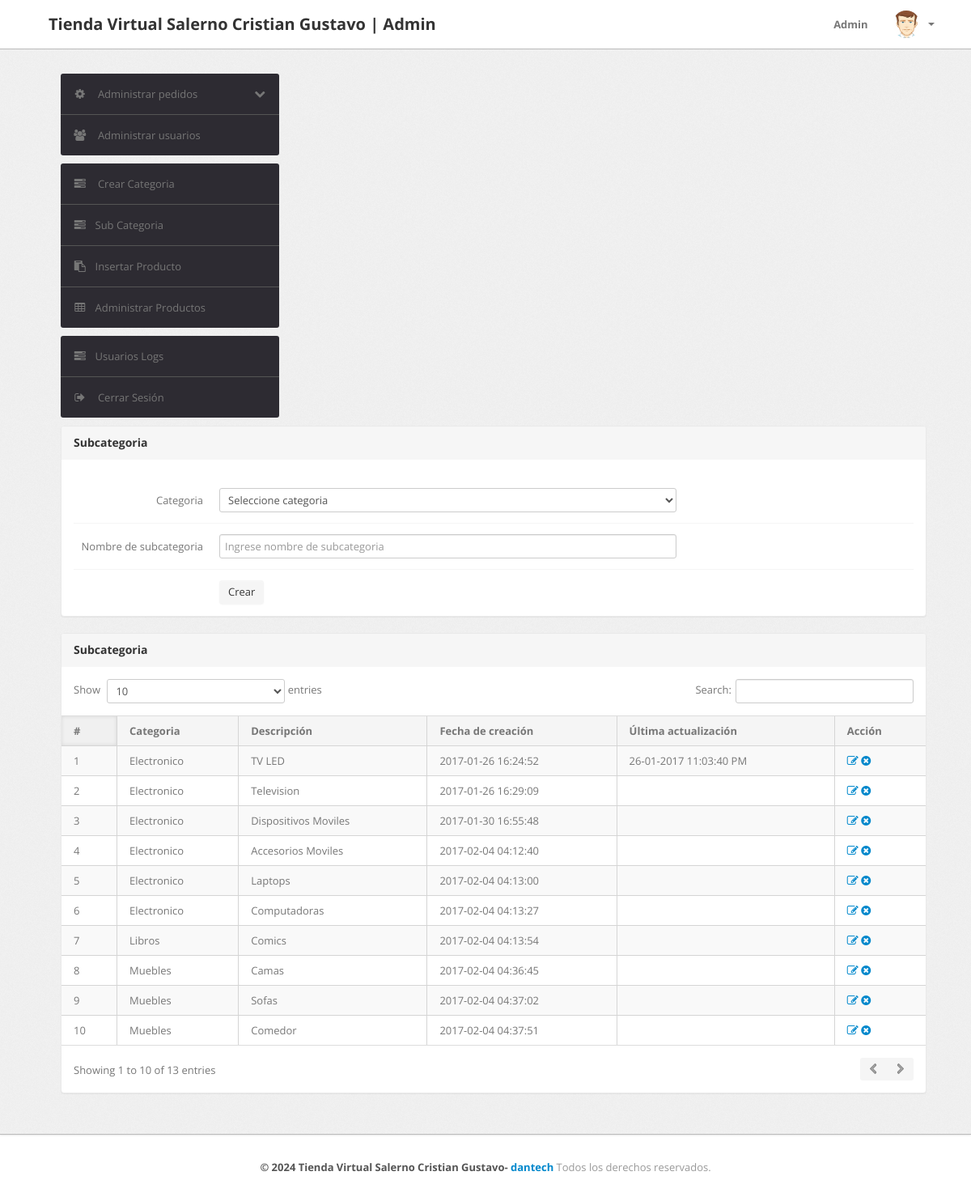
Page /admin/subcategory.php (signed in) on the committed database.
### tables this page shows
CREATE TABLE `subcategory` (
  `id` int(11) NOT NULL,
  `categoryid` int(11) DEFAULT NULL,
  `subcategory` varchar(255) DEFAULT NULL,
  `creationDate` timestamp NULL DEFAULT current_timestamp(),
  `updationDate` varchar(255) DEFAULT NULL
);

CREATE TABLE `category` (
  `id` int(11) NOT NULL,
  `categoryName` varchar(255) DEFAULT NULL,
  `categoryDescription` longtext DEFAULT NULL,
  `creationDate` timestamp NOT NULL DEFAULT current_timestamp(),
  `updationDate` varchar(255) DEFAULT NULL
);

### admin/subcategory.php (the view, shortened to what this page needs)
<?php
include('include/config.php');
if (strlen($_SESSION['alogin']) == 0) {
	header('location:index.php');
} else {
	?>
	<!DOCTYPE html>
	<html lang="es">
	<head>
		<link type="text/css" href="bootstrap/css/bootstrap.min.css" rel="stylesheet">
		<link type="text/css" href="bootstrap/css/bootstrap-responsive.min.css" rel="stylesheet">
		<link type="text/css" href="css/theme.css" rel="stylesheet">
		<link type="text/css" href="images/icons/css/font-awesome.css" rel="stylesheet">
	</head>
	<body>
		<?php include('include/header.php'); ?>
		<div class="wrapper">
			<div class="container">
				<div class="row">
					<?php include('include/sidebar.php'); ?>
					<div class="span11">
						<div class="content">
							<div class="module">
								<div class="module-head">
									<h3>Subcategoria</h3>
								</div>
								<div class="module-body">
									<br />
									<form class="form-horizontal row-fluid" name="subcategory" method="post">
										<div class="control-group">
											<label class="control-label" for="basicinput">Categoria</label>
											<div class="controls">
												<select name="category" class="span8 tip" required>
													<option value="">Seleccione categoria</option>
												</select>
											</div>
										</div>
										<div class="control-group">
											<label class="control-label" for="basicinput">Nombre de subcategoria</label>
											<div class="controls">
												<input type="text" placeholder="Ingrese nombre de subcategoria"
													name="subcategory" class="span8 tip" required>
											</div>
										</div>
										<div class="control-group">
											<div class="controls">
												<button type="submit" name="submit" class="btn">Crear</button>
											</div>
										</div>
									</form>
								</div>
							</div>
							<div class="module">
								<div class="module-head">
									<h3>Subcategoria</h3>
								</div>
								<div class="module-body table">
									<table cellpadding="0" cellspacing="0" border="0"
										class="datatable-1 table table-bordered table-striped	 display" width="100%">
										<thead>
											<tr>
												<th>#</th>
												<th>Categoria</th>
												<th>Descripción</th>
												<th>Fecha de creación</th>
												<th>Última actualización</th>
												<th>Acción</th>
											</tr>
										</thead>
										<tbody>
											<?php $query = mysqli_query($con, "select subcategory.id,category.categoryName,subcategory.subcategory,subcategory.creationDate,subcategory.updationDate from subcategory join category on category.id=subcategory.categoryid");
											$cnt = 1;
											while ($row = mysqli_fetch_array($query)) {
												?>
												<tr>
													<td><?php echo htmlentities($cnt); ?></td>
													<td><?php echo htmlentities($row['categoryName']); ?></td>
													<td><?php echo htmlentities($row['subcategory']); ?></td>
													<td> <?php echo htmlentities($row['creationDate']); ?></td>
													<td><?php echo htmlentities($row['updationDate']); ?></td>
													<td>
														<a href="edit-subcategory.php?id=<?php echo $row['id'] ?>"><i
																class="icon-edit"></i></a>
														<a href="subcategory.php?id=<?php echo $row['id'] ?>&del=delete"
															onClick="return confirm('¿Está seguro de eliminar el registro?')"><i
																class="icon-remove-sign"></i></a>
													</td>
												</tr>
												<?php $cnt = $cnt + 1;
											} ?>
									</table>
								</div>
							</div>
						</div>
					</div>
				</div>
			</div>
		</div>
		<?php include('include/footer.php'); ?>
	</body>
<?php } ?>

### rows in the picture
subcategory: categoryid.categoryName "Electronico", subcategory "TV LED", creationDate "2017-01-26 16:24:52", updationDate "26-01-2017 11:03:40 PM"
subcategory: categoryid.categoryName "Electronico", subcategory "Television", creationDate "2017-01-26 16:29:09"
subcategory: categoryid.categoryName "Electronico", subcategory "Dispositivos Moviles", creationDate "2017-01-30 16:55:48"
subcategory: categoryid.categoryName "Electronico", subcategory "Accesorios Moviles", creationDate "2017-02-04 04:12:40"
subcategory: categoryid.categoryName "Electronico", subcategory "Laptops", creationDate "2017-02-04 04:13:00"
subcategory: categoryid.categoryName "Electronico", subcategory "Computadoras", creationDate "2017-02-04 04:13:27"
subcategory: categoryid.categoryName "Libros", subcategory "Comics", creationDate "2017-02-04 04:13:54"
subcategory: categoryid.categoryName "Muebles", subcategory "Camas", creationDate "2017-02-04 04:36:45"
subcategory: categoryid.categoryName "Muebles", subcategory "Sofas", creationDate "2017-02-04 04:37:02"
subcategory: categoryid.categoryName "Muebles", subcategory "Comedor", creationDate "2017-02-04 04:37:51"
